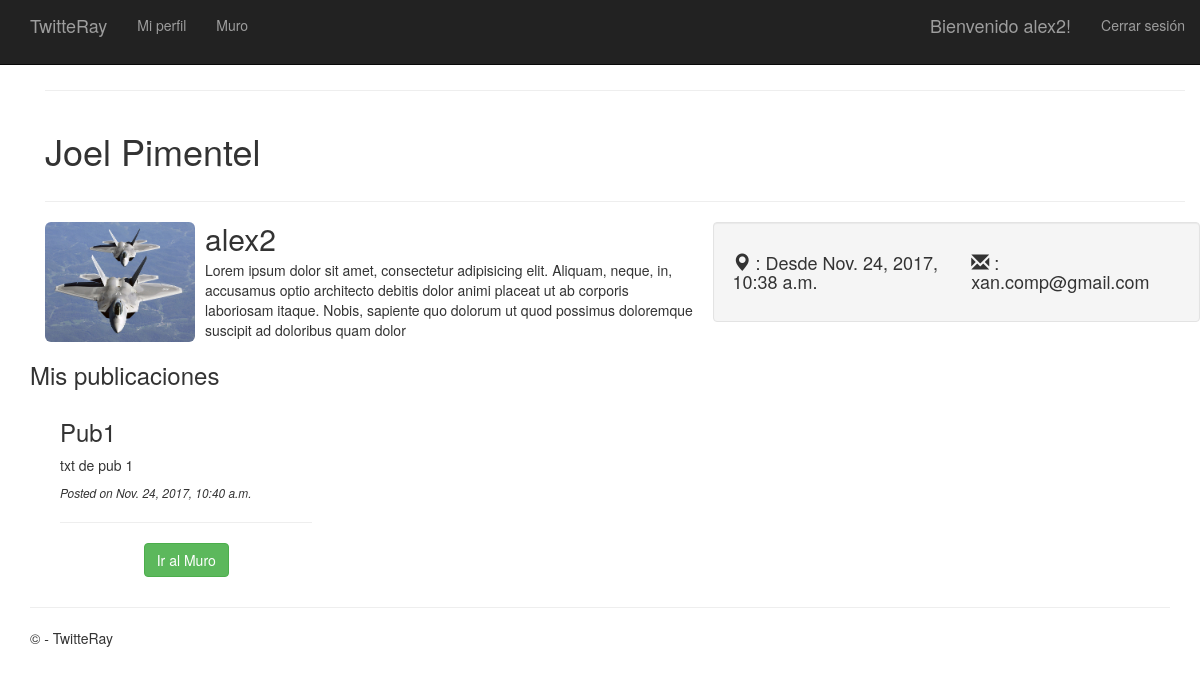
The app's page /mimuro (signed in), older data.
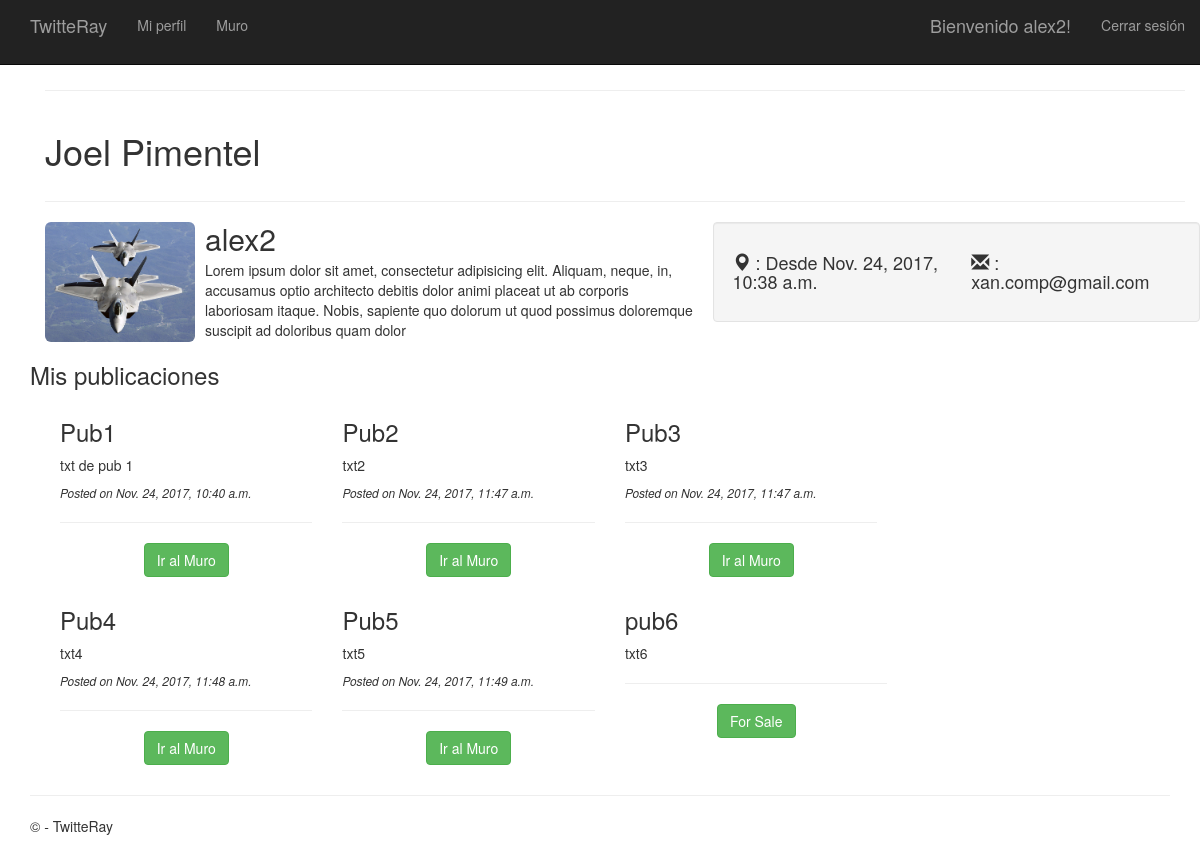
The same page, newer data.
### app/models.py (models this page shows)
class Avatar_m(models.Model):
    usuario = models.OneToOneField(User,on_delete=models.CASCADE)
    Avatar = models.FileField(upload_to='avatar/%Y/%m/%d', null=True, blank=True)
    fecha_reg=models.DateTimeField(auto_now=True,null=True, blank=True)

class Publicaciones_m(models.Model):
    usuario=models.ForeignKey(User,null=True, blank=True)
    titulo=models.TextField(verbose_name=u"Titulo",max_length=100,null=True, blank=True)
    texto=models.TextField(verbose_name=u"Texto",max_length=500,null=True, blank=True)
    fecha=models.DateTimeField(auto_now=True,null=True, blank=True)
    activo=models.NullBooleanField(verbose_name=u"Activado",null=True, blank=True)

### app/views.py (the view)
# urls.py: url(r'^mimuro', app.views.MiMuro, name='mimuro'),
def MiMuro(request):
    mis_publicaciones=Publicaciones_m.objects.filter(usuario=request.user.id)
    return render(request, 'app/mimuro.html',{'mis_publicaciones':mis_publicaciones})

### app/templates/app/mimuro.html
﻿{% extends "app/layout.html" %}
{% block content %}
 <div class="container">
    <hr>
    <div class="row">
      <div class="col-xs-6">
        <h1>{{user.first_name}} {{user.last_name}}</h1>
      </div>
    </div>
    <hr>
    <div class="row">
      <div class="col-xs-7">
        <div class="media">
          <div class="media-left"> <a href="#"> <img class="media-object img-rounded" src="{{user.avatar_m.Avatar.url}}" alt="..." style="width:150px"> </a> </div>
          <div class="media-body">
            <h2 class="media-heading">{{user.username}}</h2>
            Lorem ipsum dolor sit amet, consectetur adipisicing elit. Aliquam, neque, in, accusamus optio architecto debitis dolor animi placeat ut ab corporis laboriosam itaque. Nobis, sapiente quo dolorum ut quod possimus doloremque suscipit ad doloribus quam dolor </div>
        </div>
      </div>
      <div class="col-xs-5 well">
        <div class="row">
          <div class="col-lg-6">
            <h4><span class="glyphicon glyphicon-map-marker" aria-hidden="true"></span> : Desde {{user.date_joined}} </h4>
          </div>
          <div class="col-lg-6">
            <h4><span class="glyphicon glyphicon-envelope" aria-hidden="true"></span> : {{user.email}}</h4>
          </div>
        </div>
      </div>
    </div>
  </div>
<h3>Mis publicaciones</h3>
<div class="container">
  <div class="row">
    <div class="col-lg-9 col-md-12">
        {% for x in mis_publicaciones%}
        {% if forloop.counter >= 6%}
<div class="row">
        <div class="col-lg-4 col-md-4 col-sm-6 col-xs-6">
            <div class="caption">
              <h3>{{x.titulo}}</h3>
              <p>{{x.texto}}</p>
              <hr>
              <p class="text-center"><a href="{% url 'muro'%}" class="btn btn-success" role="button">For Sale</a></p>
            </div>
        </div>
    </div>
    {% else %}
                <div class="col-lg-4 col-md-4 col-sm-6 col-xs-6">
            <div class="caption">
              <h3>{{x.titulo}}</h3>
              <p>{{x.texto}}</p>
                <small><i>Posted on {{x.fecha}}</i></small>
              <hr>
              <p class="text-center"><a href="{% url 'muro'%}" class="btn btn-success" role="button">Ir al Muro</a></p>
            </div>
        </div>
      {% endif %}
        {% endfor%}
    </div>
  </div>
</div>
{% endblock %}

### app/templates/app/layout.html (shortened to what this page needs)
﻿<!DOCTYPE html>
<html>
<head>
    {% load staticfiles %}
    <link rel="stylesheet" type="text/css" href="{% static 'app/content/bootstrap.css' %}" />
    <link rel="stylesheet" type="text/css" href="{% static 'app/content/site.css' %}" />
</head>
<body>
    <div class="navbar navbar-inverse navbar-fixed-top">
        <div class="container">
            <div class="navbar-header">
                <a href="/" class="navbar-brand">TwitteRay</a>
            </div>
            <div class="navbar-collapse collapse">
                <ul class="nav navbar-nav">
                    {% if user.is_authenticated %}
                    <li><a href="{% url 'mimuro'%}">Mi perfil</a></li>
                    <li><a href="{% url 'muro'%}">Muro</a></li>
                    {% else %}
                    <li><a href="{% url 'home' %}">Inicio</a></li>
                    {% endif %}
                </ul>
                {% include 'app/loginpartial.html' %}
            </div>
        </div>
    </div>
    <div class="container body-content">
{% block content %}{% endblock %}
        <hr/>
        <footer>
            <p>&copy; {{ year }} - TwitteRay</p>
        </footer>
    </div>
</body>
</html>

### app/templates/app/loginpartial.html (shortened to what this page needs)
{% if user.is_authenticated %}
<form id="logoutForm" action="/logout" method="post" class="navbar-right">
    <ul class="nav navbar-nav navbar-right">
        <li><span class="navbar-brand">Bienvenido {{ user.username }}!</span></li>
        <li><a href="javascript:document.getElementById('logoutForm').submit()">Cerrar sesi&oacute;n</a></li>
    </ul>
</form>
{% else %}
<ul class="nav navbar-nav navbar-right">
    <li><a href="{% url 'signup' %}">Registrarse</a></li>
    <li><a href="{% url 'login' %}">Iniciar sesi&oacute;n</a></li>
</ul>
{% endif %}

### app/static/app/content/site.css (style rules this page uses)
body { padding-top: 50px; padding-bottom: 20px; }
.body-content { padding-left: 15px; padding-right: 15px; }

Row changes from the older to the newer data that the page shows:
added Publicaciones_m: titulo "Pub2", texto "txt2", fecha "Nov. 24, 2017, 11:47 a.m."
added Publicaciones_m: titulo "Pub3", texto "txt3", fecha "Nov. 24, 2017, 11:47 a.m."
added Publicaciones_m: titulo "Pub4", texto "txt4", fecha "Nov. 24, 2017, 11:48 a.m."
added Publicaciones_m: titulo "Pub5", texto "txt5", fecha "Nov. 24, 2017, 11:49 a.m."
added Publicaciones_m: titulo "pub6", texto "txt6"
